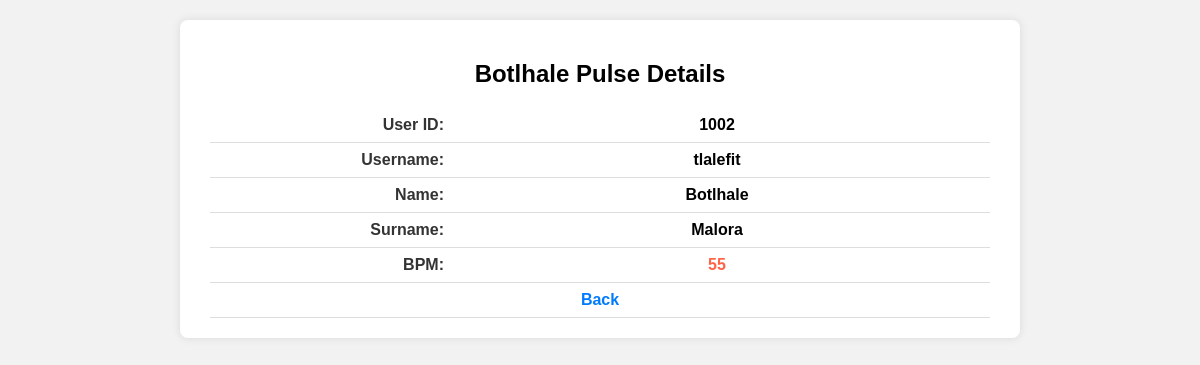
Screenshot of /view_user.php?user_id=1002 with the database file from the repository.
### tables this page shows
CREATE TABLE IF NOT EXISTS `user` (
    user_id INT AUTO_INCREMENT PRIMARY KEY,
    name VARCHAR(25) NOT NULL,
    surname VARCHAR(25) NOT NULL,
    username VARCHAR(20) NOT NULL UNIQUE,
    password VARCHAR(255) NOT NULL,
    admin_id INT NOT NULL
);

CREATE TABLE IF NOT EXISTS pulse (
    pulseid INT AUTO_INCREMENT PRIMARY KEY,
    pulse_rate INT NOT NULL,
    user_id INT NOT NULL
);

### view_user.php (the view, shortened to what this page needs)
<?php
if(isset($_GET['user_id'])) {
    $user_id = $_GET['user_id'];
} else {
    echo "User ID is not provided in the URL.";
}
require_once("connect.php");
$sql = "SELECT *
        FROM pulse
        WHERE user_id = $user_id";
$result = $connection->query($sql);
if($row = $result->fetch_assoc()) {
    $pulse = $row['pulse_rate'];
}
$sql = "SELECT *
        FROM user
        WHERE user_id = $user_id";
$result = $connection->query($sql);
if($row = $result->fetch_assoc()) {
    $id = $row['user_id'];
    $username = $row['username'];
    $name = $row['name'];
    $surname = $row['surname'];
}
?>
<!DOCTYPE html>
<html lang="en">
<head>
</head>
<body>
    <div class="container">
        <div class="row">
            <div class="col">
                <div class="display-head">
                        <h2><?php echo $name ?> Pulse Details<h2>
                </div>
                <div class="display-body">
                    <table>
                        <tr>
                            <td>User ID: </td>
                            <td><b><?php echo $id ?></b></td>
                        </tr>
                        <tr>
                            <td>Username: </td>
                            <td><b><?php echo $username ?></b></td>
                        </tr>
                        <tr>
                            <td>Name: </td>
                            <td><b><?php echo $name ?></b></td>
                        </tr>
                        <tr>
                            <td>Surname: </td>
                            <td><b><?php echo $surname ?></b></td>
                        </tr>
                        <tr>
                            <td>BPM: </td>
                            <td class="bpm"><b><?php echo $pulse ?></b></td>
                        </tr>
                        <tr>
                            <td colspan="2" class="back-button"><a href="admin_main.php">Back</a></td>
                        </tr>
                    </table>
                </div>
            </div>
        </div>
    </div>
</body>
</html>

### view_user.php (style rules this page uses)
body { font-family: Arial, sans-serif; background-color: #f2f2f2; margin: 0; padding: 0; }
.container { max-width: 800px; margin: 20px auto; background-color: #fff; padding: 20px; border-radius: 8px; box-shadow: 0 0 10px rgba(0, 0, 0, 0.1); }
.row { display: flex; justify-content: center; }
.col { flex: 1; padding: 0 10px; }
.display-head { text-align: center; margin-bottom: 20px; }
table { width: 100%; }
table td { padding: 10px 0; }
table td:first-child { text-align: right; width: 30%; }
.display-body { margin-top: 20px; }
.display-body table { border-collapse: collapse; }
.display-body table td { border-bottom: 1px solid #ddd; padding: 8px 0; }
.display-body table td:first-child { color: #333; font-weight: bold; }
.display-body table td:last-child { text-align: center; }
.display-body table td a { text-decoration: none; color: #007bff; transition: color 0.3s; }
.back-button { text-align: center; }
.bpm { color: tomato; }

### rows the page displays
user: name "Botlhale", user_id "1002", username "tlalefit", surname "Malora"
pulse: pulse_rate "55"
